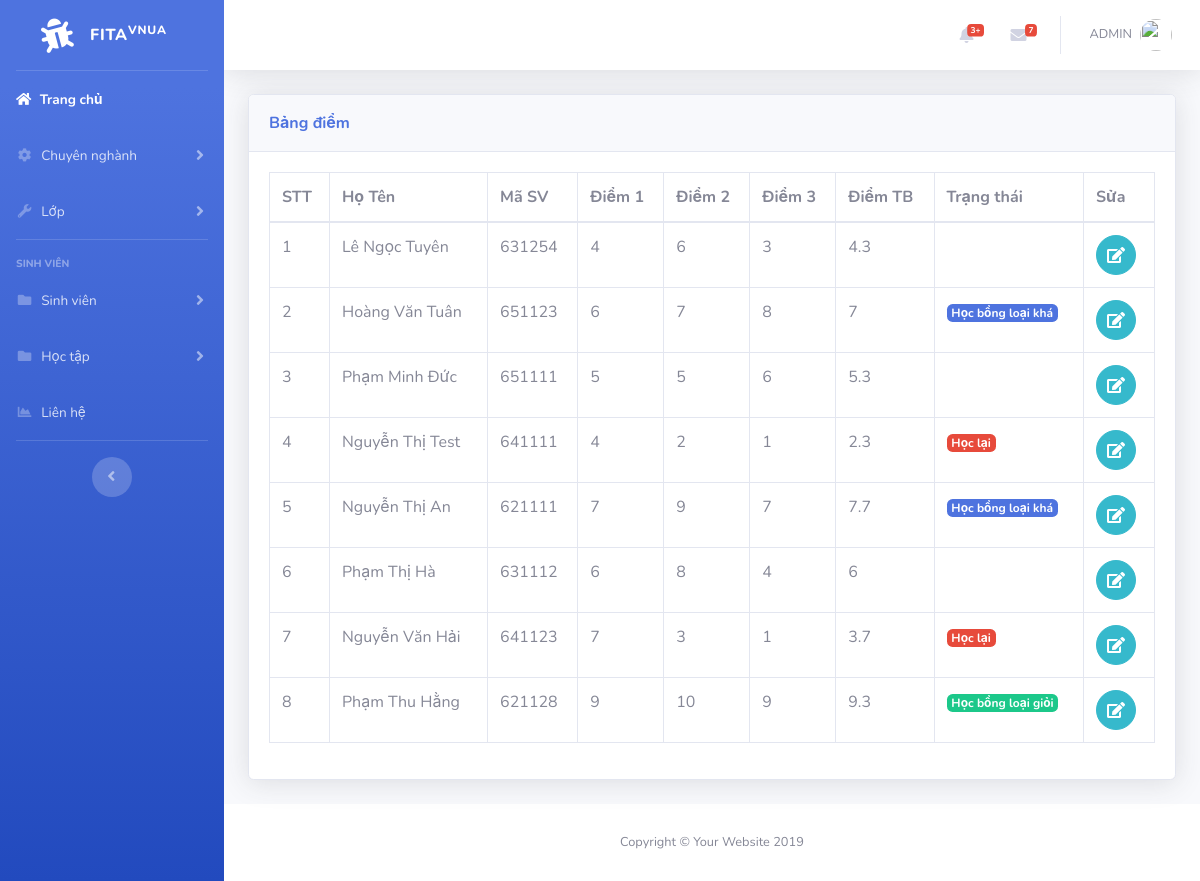
Screenshot of /point.php with the database file from the repository.
### tables this page shows
CREATE TABLE `student` (
  `id` int(11) NOT NULL,
  `name` varchar(50) NOT NULL,
  `code` varchar(6) NOT NULL,
  `class` varchar(50) NOT NULL,
  `phone` varchar(50) NOT NULL,
  `email` varchar(50) NOT NULL,
  `id_pos` int(6) NOT NULL
);

CREATE TABLE `points` (
  `id` int(11) NOT NULL,
  `id_sv` int(11) NOT NULL,
  `diem1` varchar(50) NOT NULL,
  `diem2` varchar(50) NOT NULL,
  `diem3` varchar(50) NOT NULL,
  `tbc` varchar(50) NOT NULL
);

### point.php (the view, shortened to what this page needs)
<?php
include('includes/header.php');
include('includes/navbar.php');
include('includes/connect.php');
?>
<div class="container-fluid">
<div class="card shadow mb-4">
  <div class="card-header py-3">
    <h7 class="m-0 font-weight-bold text-primary">Bảng điểm</h7>
  </div>
  <div class="card-body">
  <div class="table-responsive">
<?php
$query_3="SELECT student.name,code, points.id, diem1, diem2, diem3, tbc FROM student INNER JOIN points ON student.id = points.id_sv";
$query_run3=mysqli_query($connect,$query_3);
 ?>
      <table class="table table-bordered" id="dataTable" width="100%" cellspacing="0">
        <thead>
          <tr>
            <th>STT</th>
            <th>Họ Tên</th>
            <th>Mã SV</th>
            <th>Điểm 1</>
            <th>Điểm 2</th>
            <th>Điểm 3</th>
            <th>Điểm TB</th>
            <th>Trạng thái</th>
            <th>Sửa</th>
          </tr>
        </thead>
        <tbody>
          <?php
          $no = 1;
              if(mysqli_num_rows($query_run3)>0)
              {
                while($row=mysqli_fetch_assoc($query_run3))
                {
                  ?>
                      <tr>
                        <td><?php echo $no; ?></td>
                        <td><?php echo $row['name']; ?></td>
                        <td><?php echo $row['code']; ?></td>
                        <td><?php echo $row['diem1']; ?></td>
                        <td><?php echo $row['diem2']; ?></td>
                        <td><?php echo $row['diem3']; ?></td>
                        <td><?php echo round($row['tbc'],1); ?></td>
                        <td>
                            <?php
                                if($row['tbc']>=8)
                                {
                                    echo '<span class="badge badge-success">Học bổng loại giỏi</span>';
                                }
                                if($row['tbc']>=7 && $row['tbc']<8 )
                                {
                                    echo '<span class="badge badge-primary">Học bổng loại khá</span>';
                                }
                                if($row['tbc']<4)
                                {
                                  echo '<span class="badge badge-danger">Học lại</span>';
                                }
                                else
                                {
                                    echo ' ';
                                }
                            ?>
                        </td>
                        <td>
                            <form action="edit_point.php" method="post">
                                <button  type="submit" name="edit_point" class="btn btn-info btn-circle"><i class="fa fa-edit edit"></i></button>
                            </form>
                        </td>
                      </tr>
                  <?php
                  $no++;
                }
              }
              else
              {
                echo "Not found";
              }
           ?>
        </tbody>
      </table>
    </div>
  </div>
</div>
</div>
<?php
include('includes/footer.php');
?>

### rows the page displays
student: name "Lê Ngọc Tuyên", code "631254", points.diem1 "4", points.diem2 "6", points.diem3 "3", points.tbc "4.3"
student: name "Hoàng Văn Tuân", code "651123", points.diem1 "6", points.diem2 "7", points.diem3 "8", points.tbc "7", shows "Học bổng loại khá"
student: name "Phạm Minh Đức", code "651111", points.diem1 "5", points.diem2 "5", points.diem3 "6", points.tbc "5.3"
student: name "Nguyễn Thị Test", code "641111", points.diem1 "4", points.diem2 "2", points.diem3 "1", points.tbc "2.3", shows "Học lại"
student: name "Nguyễn Thị An", code "621111", points.diem1 "7", points.diem2 "9", points.diem3 "7", points.tbc "7.7", shows "Học bổng loại khá"
student: name "Phạm Thị Hà", code "631112", points.diem1 "6", points.diem2 "8", points.diem3 "4", points.tbc "6"
student: name "Nguyễn Văn Hải", code "641123", points.diem1 "7", points.diem2 "3", points.diem3 "1", points.tbc "3.7", shows "Học lại"
student: name "Phạm Thu Hằng", code "621128", points.diem1 "9", points.diem2 "10", points.diem3 "9", points.tbc "9.3", shows "Học bổng loại giỏi"
